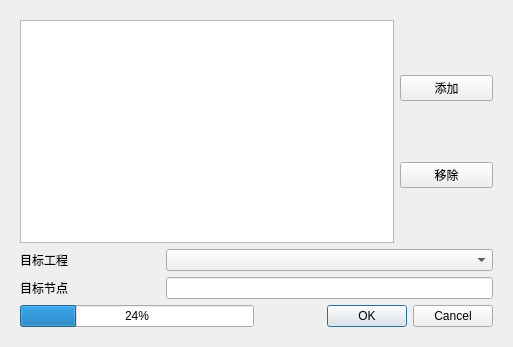
<?xml version="1.0" encoding="UTF-8"?>
<ui version="4.0">
 <class>import_CSK</class>
 <widget class="QWidget" name="import_CSK">
  <property name="geometry">
   <rect>
    <x>0</x>
    <y>0</y>
    <width>513</width>
    <height>347</height>
   </rect>
  </property>
  <property name="windowTitle">
   <string>导入COSMO-SkyMed数据</string>
  </property>
  <property name="windowIcon">
   <iconset resource="../QtWidgetsApplication3.qrc">
    <normaloff>:/QtWidgetsApplication3/bin/icon/InSARapp.ico</normaloff>:/QtWidgetsApplication3/bin/icon/InSARapp.ico</iconset>
  </property>
  <layout class="QVBoxLayout" name="verticalLayout">
   <item>
    <widget class="QWidget" name="widget" native="true">
     <layout class="QVBoxLayout" name="verticalLayout_3" stretch="4,4">
      <item>
       <layout class="QHBoxLayout" name="horizontalLayout" stretch="8,2">
        <item>
         <layout class="QVBoxLayout" name="verticalLayout_2">
          <item>
           <widget class="QListWidget" name="listWidget"/>
          </item>
         </layout>
        </item>
        <item>
         <layout class="QVBoxLayout" name="verticalLayout_4">
          <item>
           <widget class="QPushButton" name="pushButton_add">
            <property name="text">
             <string>添加</string>
            </property>
           </widget>
          </item>
          <item>
           <widget class="QPushButton" name="pushButton_remove">
            <property name="text">
             <string>移除</string>
            </property>
           </widget>
          </item>
         </layout>
        </item>
       </layout>
      </item>
      <item>
       <layout class="QHBoxLayout" name="horizontalLayout_3">
        <item>
         <layout class="QVBoxLayout" name="verticalLayout_5">
          <item>
           <layout class="QHBoxLayout" name="horizontalLayout_6" stretch="3,7">
            <item>
             <widget class="QLabel" name="label">
              <property name="text">
               <string>目标工程</string>
              </property>
             </widget>
            </item>
            <item>
             <widget class="QComboBox" name="comboBox_dst_project"/>
            </item>
           </layout>
          </item>
          <item>
           <layout class="QHBoxLayout" name="horizontalLayout_5" stretch="3,7">
            <item>
             <widget class="QLabel" name="label_2">
              <property name="text">
               <string>目标节点</string>
              </property>
             </widget>
            </item>
            <item>
             <widget class="QLineEdit" name="lineEdit_dst_node"/>
            </item>
           </layout>
          </item>
          <item>
           <layout class="QHBoxLayout" name="horizontalLayout_2" stretch="5,5">
            <item>
             <widget class="QProgressBar" name="progressBar">
              <property name="value">
               <number>24</number>
              </property>
             </widget>
            </item>
            <item>
             <widget class="QDialogButtonBox" name="buttonBox">
              <property name="standardButtons">
               <set>QDialogButtonBox::Cancel|QDialogButtonBox::Ok</set>
              </property>
             </widget>
            </item>
           </layout>
          </item>
         </layout>
        </item>
       </layout>
      </item>
     </layout>
    </widget>
   </item>
  </layout>
 </widget>
 <resources>
  <include location="../QtWidgetsApplication3.qrc"/>
 </resources>
 <connections/>
</ui>
